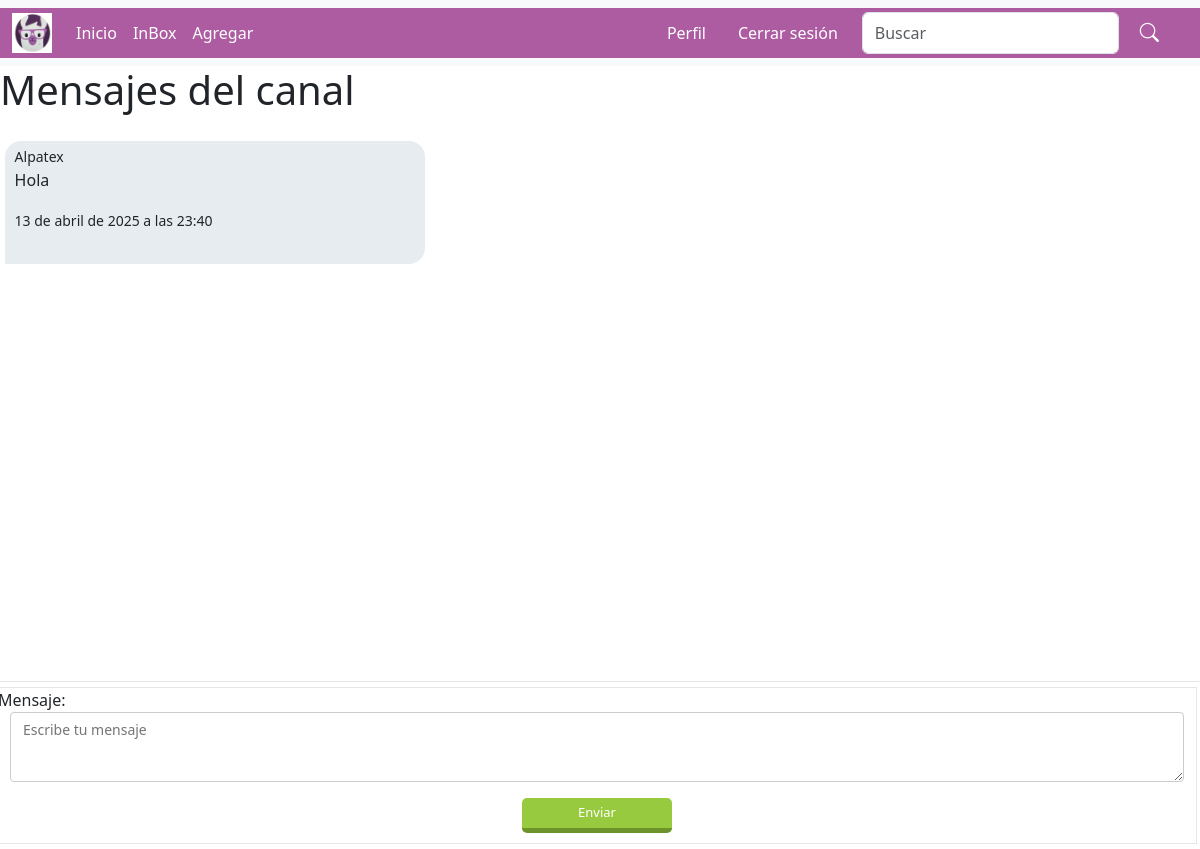
The page /ms/Alpatex (signed in) on the database its author committed.
### Dm/models.py (models this page shows)
class ModelBase(models.Model):
    id = models.UUIDField(default=uuid.uuid4, primary_key=True, db_index=True, editable= False)
    tiempo = models.DateTimeField(auto_now_add=True)
    actualizar = models.DateTimeField(auto_now=True)
    class Meta:
        abstract = True

class CanalMensaje(ModelBase):
    canal = models.ForeignKey("Canal", on_delete=models.CASCADE)
    usuario= models.ForeignKey(User, on_delete=models.CASCADE)
    texto = models.TextField()

### Dm/views.py (the view)
# urls.py: path("ms/<str:username>", DetailMs.as_view(), name="detailms"),
class DetailMs(LoginRequiredMixin, CanalFormMixin, DetailView):
    template_name = 'index/canal_detail.html'
    def get_object(self, *args, **kwargs):
        username = self.kwargs.get("username")
        mi_username = self.request.user.username
        canal, _ =Canal.objects.obtener_o_crear_canal_ms(mi_username, username)
        if username == mi_username:
            mi_canal, _ = Canal.objects.obtener_o_crear_canal_usuario_actual(self.request.user)
            return mi_canal
        if canal == None:
            raise Http404
        return canal

### Dm/forms.py
class FormMensajes(forms.Form):
    mensaje = forms.CharField(widget=forms.Textarea(attrs={
        "class": "formulario_ms",
        "placeholder": "Escribe tu mensaje"
    }))

### Dm/models.py (called while the page is built, shortened)
    def solo_dos(self):
        return self.annotate(num_usuarios = Count("usuarios")).filter(num_usuarios=2)

    def filtrar_por_username(self, username):
        return self.filter(canalusuario__usuario__username=username)

    def get_queryset(self, *args, **kwargs):
        return CanalQuerySet(self.model, using=self._db)

    def filtrar_ms_por_privado(self, username_a, username_b):
        return self.get_queryset().solo_dos().filtrar_por_username(username_a).filtrar_por_username(username_b)

    def obtener_o_crear_canal_ms(self, username_a, username_b):
        qs = self.filtrar_ms_por_privado(username_a, username_b)
        if qs.exists():
            return qs.order_by("tiempo").first(), False

### index/templates/index/canal_detail.html (shortened to what this page needs)
{% extends "index/base.html" %}
{% block body %}
    <h1>Mensajes del canal</h1>
    <div id="contenedor_ms">
        {% for mensaje in object.canalmensaje_set.all %}
            <div class="div_ms {% if request.user == mensaje.usuario %}mis_mensajes
            {% else %} tus_mensajes{% endif %}">
                <small>{{mensaje.usuario}}</small>
                <p>{{mensaje.texto}}</p>
                <small>{{mensaje.tiempo}}</small>
            </div>
        {% endfor %}
    </div>
    <div class="div_form_ms">
        <form id="form_submit" action="{{ request.path }}" method="POST">
            {{form.as_p}}
            <button type="submit" class="btn_enviar">
                Enviar
            </button>
        </form>
    </div>
{% endblock %}

### index/templates/index/canal_detail.html (style rules this page uses)
#contenedor_ms { width: 100%; height: calc(70vh); margin: 5px 0; overflow-y: auto; border-bottom: 1px solid #e6e6e6; background: #fff; }
.div_ms { margin: 1.2rem auto; width: 35%; padding: 0.2rem 0.6rem 02rem 0.6rem; }
.tus_mensajes { background: rgb(230, 236, 240); margin-left: 5px; border-bottom-right-radius: 16px; border-top-left-radius: 16px; border-top-right-radius: 16px; }
.div_form_ms { width: 100%; margin-top: 5px; margin-bottom: 5px; margin-left: -3px; border:1px solid #e6e6e6; }
#id_mensaje { display: block; padding: 6px 12px; margin-left: 1%; margin-right: 1%; width: 98%; min-width: 98%; max-width: 98%; height: 70px; min-height: 70px; max-height: 70px; box-sizing: border-box; font-size: 14px; color: #333; border:1px solid #ccc; border-radius: 4px; }
.btn_enviar { background: #98ca3f; color: #fff; padding: 5px 10px; border-radius: 5px; border:none; outline: none; border-bottom: 5px solid #6d932b; width: 150px; cursor: pointer; display: block; margin: 10px auto; font-size: 13px; transition: 0.3; }

### rows shown on the page
CanalMensaje: usuario "Alpatex", texto "Hola", tiempo "13 de abril de 2025 a las 23:40"
